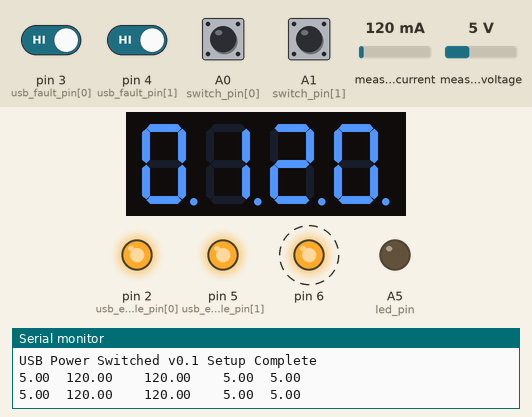
This sketch was run on a simulated Arduino Nano, built with avr-gcc and run on an emulated ATmega328P. Parts: 4-digit seven-segment display, output pins drawn as LEDs (lit = HIGH), the last lines printed to the serial monitor. Dashed ring = blinking. Inputs (shaded band) come from the test bench; at power-on: A0 (switch_pin[0]), A1 (switch_pin[1]), pin 3 (usb_fault_pin[0]), pin 4 (usb_fault_pin[1]) HIGH, measured current 120 mA, measured voltage 5 V. Pins used as bus, display or sensor lines are not drawn.

Above: at 5.9 s.
6.3 s: A0 (switch_pin[0]) pulled LOW for 1 s
At 7.9 s:
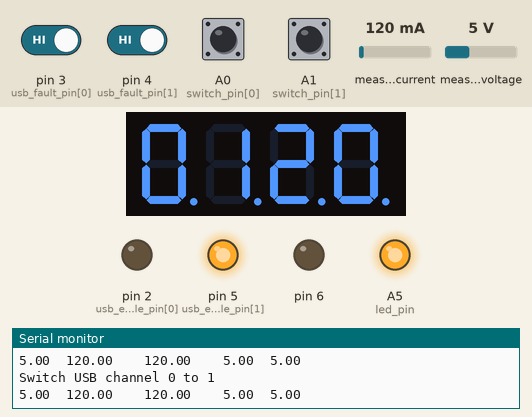
8.8 s: A1 (switch_pin[1]) pulled LOW for 1 s
At 11.0 s:
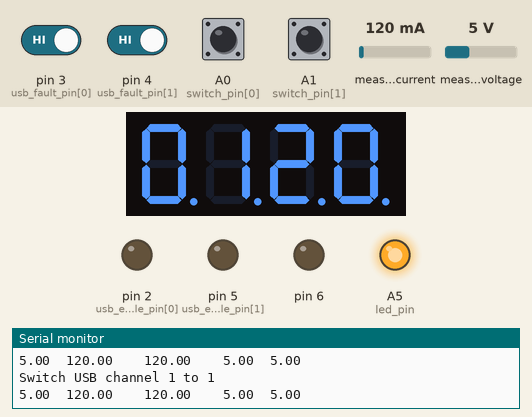
11.3 s: pin 3 (usb_fault_pin[0]) driven LOW
At 12.9 s:
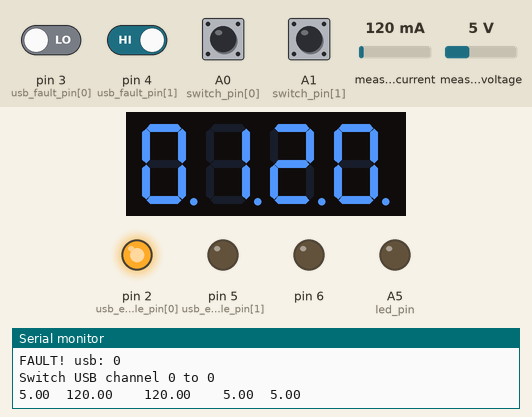
13.3 s: measured current set to 40 mA
At 14.8 s:
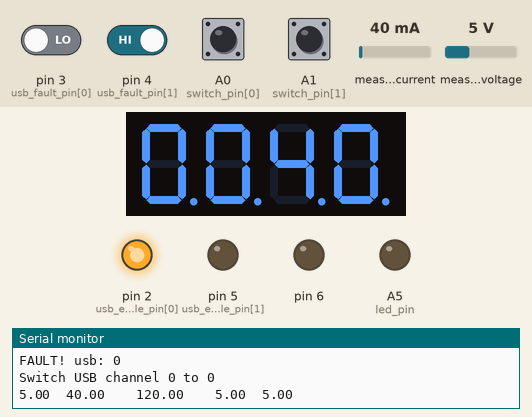
15.3 s: pin 4 (usb_fault_pin[1]) driven LOW
At 15.96 s:
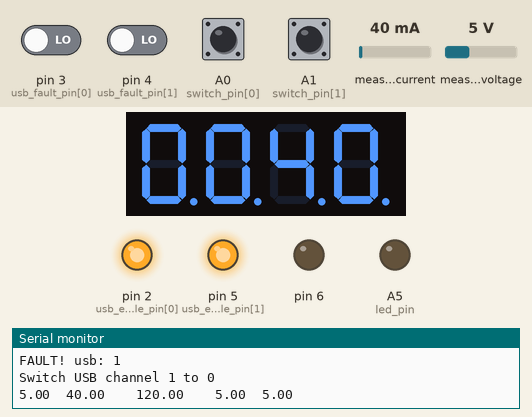
18.3 s: measured current set to 500 mA
At 18.77 s:
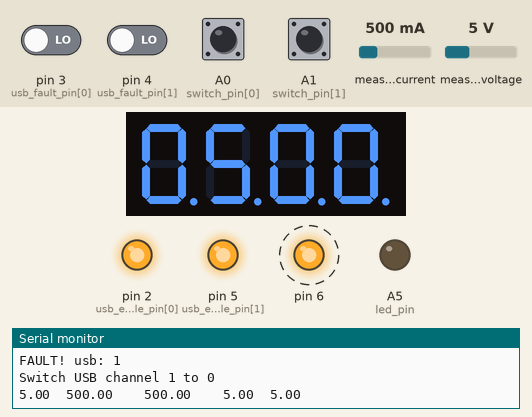
Timing chart, 0 to 20.8 s (numbered marks = the images above; inputs shaded):
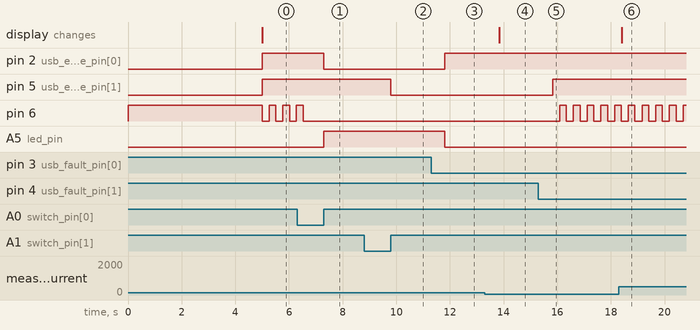

Measured:
- after the input at 6.3 s, pin 2 (usb_enable_pin[0]): HIGH → LOW after 1.0 s; pin 6: goes on until 6.5 s, then stays LOW; A5 (led_pin): LOW → HIGH after 1.0 s
- after the input at 8.8 s, pin 5 (usb_enable_pin[1]): HIGH → LOW after 1.0 s
- after the input at 11.3 s, pin 2 (usb_enable_pin[0]): LOW → HIGH after 0.51 s; A5 (led_pin): HIGH → LOW after 0.51 s
- after the input at 13.3 s, the display: changes after 0.53 s (image 4)
- after the input at 15.3 s, pin 5 (usb_enable_pin[1]): LOW → HIGH after 0.53 s; pin 6: alternates HIGH for 0.25 s and LOW for 0.26 s, starting after 0.79 s
- after the input at 18.3 s, the display: changes after 0.10 s (image 6)
- by itself, pin 6: alternates HIGH for 0.25 s and LOW for 0.26 s

The sketch:

UsbSwitcher.ino
```cpp
#include <Adafruit_LEDBackpack.h>

#include <Adafruit_GFX.h>
#include <Adafruit_SPITFT.h>
#include <Adafruit_SPITFT_Macros.h>
#include <gfxfont.h>

#include <Adafruit_INA219.h>

#define MAX_USB_PORTS 2

// LED 1: 0&1, LED 2, A5 & A6
int led_pin[MAX_USB_PORTS][2] = {{A5, A6},{0,1}};
int switch_pin[] = {A0, A1};

// Usb switch B channel -> pin 5 == USB1
int usb_enable_pin[] = {2, 5};
int usb_fault_pin[] = {3, 4};

Adafruit_INA219 ina219;

volatile bool has_usb_fault = false;

bool usb_port_state[] = {false, false};

float shuntvoltage = 0;
float busvoltage = 0;
float current_mA = 0;
float loadvoltage = 0;
float power_mW = 0;

float max_current_mA =0;
float max_busvoltage = 0;
float min_busvoltage = 20;

// --------------------
// Display - 7 Segment
Adafruit_7segment matrix = Adafruit_7segment();

void setup() {
  pinMode(6, OUTPUT);
  digitalWrite(6, HIGH);

  matrix.begin(0x70);

  //Initialize serial and wait for port to open:
  Serial.begin(115200);
  while (!Serial) {
    ; // wait for serial port to connect. Needed for native USB port only
  }

  // Give us a small delay to open the serial monitor...
  delay(5000);

  ina219.begin();

  // We want 5V (0r about) at 2A.
  //void setCalibration_32V_2A(void);
  //void setCalibration_32V_1A(void);
  //void setCalibration_16V_400mA(void);

  for (int channel=0; channel<MAX_USB_PORTS; channel++) {
    setupChannel(channel);
  }

  Serial.println("USB Power Switched v0.1 Setup Complete");
}

void setupChannel(int channel) {
  Serial.print("Setup channel");
  Serial.println(channel);
  // Setup the LEDs.
  pinMode(led_pin[channel][0], OUTPUT);
  pinMode(led_pin[channel][1], OUTPUT);
  digitalWrite(led_pin[channel][0], LOW);
  digitalWrite(led_pin[channel][1], LOW);

  // Setup the Switches
  pinMode(switch_pin[channel], INPUT_PULLUP);

  pinMode(usb_enable_pin[channel], OUTPUT);
  digitalWrite(usb_enable_pin[channel], HIGH);
  pinMode(usb_fault_pin[channel], INPUT);

  // NB: A0 (Button S1) doesn't support interrupts.
  //attachInterrupt(switch_pin[channel], switch_pressed, RISING);
  // USB Fault are active low.
  attachInterrupt(usb_fault_pin[channel], usb_fault, FALLING);
}

void loop() {

  digitalWrite(6, LOW);

  if (has_usb_fault) {
    Serial.println("USB Fault...");
    has_usb_fault = false;
  }

  for (int channel = 0; channel < MAX_USB_PORTS; channel++) {
    checkFault(channel);
    checkSwitchPressed(channel);
  }

  // Check the current.
  readCurrent();

  //matrix.print(12.34);

  int value = (int)current_mA;
  matrix.writeDigitNum(0, (value / 1000), true);
  matrix.writeDigitNum(1, (value / 100) % 10, true);
  matrix.drawColon(false);
  matrix.writeDigitNum(3, (value / 10) % 10, true);
  matrix.writeDigitNum(4, value % 10, true);


  //matrix.print(12.34);
  //matrix.drawColon(true);
  matrix.setBrightness(2);
  matrix.writeDisplay();
  //busvoltage = ina219.getBusVoltage_V();
  //current_mA = ina219.getCurrent_mA();

  //sevenSegmentLoop();

  doDelay();
}


void sevenSegmentLoop() {
  // try to print a number thats too long
  matrix.print(10000, DEC);
  matrix.writeDisplay();
  delay(500);

  // print a hex number
  matrix.print(0xBEEF, HEX);
  matrix.writeDisplay();

  delay(500);

  // print a floating point
  matrix.print(12.34);
  matrix.writeDisplay();
  delay(500);

  // print with print/println
  for (uint16_t counter = 0; counter < 9999; counter++) {
    matrix.println(counter);
    matrix.writeDisplay();
    delay(10);
  }

  // method #2 - draw each digit
  uint16_t blinkcounter = 0;
  boolean drawDots = false;
  for (uint16_t counter = 0; counter < 9999; counter ++) {
    matrix.writeDigitNum(0, (counter / 1000), drawDots);
    matrix.writeDigitNum(1, (counter / 100) % 10, drawDots);
    matrix.drawColon(drawDots);
    matrix.writeDigitNum(3, (counter / 10) % 10, drawDots);
    matrix.writeDigitNum(4, counter % 10, drawDots);

    blinkcounter+=50;
    if (blinkcounter < 500) {
      drawDots = false;
    } else if (blinkcounter < 1000) {
      drawDots = true;
    } else {
      blinkcounter = 0;
    }
    matrix.writeDisplay();
    delay(10);
  }
}

void doDelay() {
  if (hasPoweredPorts()) {
    delay(2000);
    return;
  }
  // Blinky only when in slow mode so we don't have to delay the
  // reads for the user to see the blinkyness.
  // No ports on, don't update so often.
  delay(250);
  digitalWrite(6, HIGH);
  delay(250);
}

bool hasPoweredPorts() {
  for (int channel = 0; channel < MAX_USB_PORTS; channel++) {
    if (usb_port_state[channel]) {
      return true;
    }
  }
  return false;
}


void checkSwitchPressed(int channel) {
  if (isSwitchPressed(channel)) {
    // Toggle the USB power
    setUsb(channel, !usb_port_state[channel]);
  }
}

bool isSwitchPressed(int channel) {
  // Switch is active low.

  // Debounce delay to ensure the switch is properly pressed.
  if (!digitalRead(switch_pin[channel])) {
    delay(100);
  }

  if (!digitalRead(switch_pin[channel])) {
    // Switch pressed.
    while (!digitalRead(switch_pin[channel])) {
      // wait for it to be released.
      //Serial.println("Release the switch!");
      delay(1);
    };
    return true;
  }
  return false;
}

void readCurrent() {

  shuntvoltage = ina219.getShuntVoltage_mV();
  busvoltage = ina219.getBusVoltage_V();
  current_mA = ina219.getCurrent_mA();
  //power_mW = ina219.getPower_mW();
  loadvoltage = busvoltage + (shuntvoltage / 1000);

  if (current_mA > max_current_mA) {
    max_current_mA = current_mA;
  }

  if (busvoltage > max_busvoltage) {
    max_busvoltage = busvoltage;
  }

  if (busvoltage < min_busvoltage) {
    min_busvoltage = busvoltage;
  }

  printPowerSkinny();
}

void printPowerWide() {
  Serial.print("Bus Voltage:\t");
  Serial.print(busvoltage);
  Serial.print(" V\t");

  Serial.print("Current:    \t");
  Serial.print(current_mA);
  Serial.print(" mA\t");

  Serial.print("Max Current:\t");
  Serial.print(max_current_mA);
  Serial.print(" mA\t");

  Serial.print("Min Voltage:\t");
  Serial.print(min_busvoltage);
  Serial.print(" V\t");

  Serial.print("Max Voltage:\t");
  Serial.print(max_busvoltage);
  Serial.print(" V\t");

  Serial.println();
}

void printPowerSkinny() {
  Serial.print(busvoltage);
  Serial.print("\t");

  Serial.print(current_mA);
  Serial.print("\t\t");

  Serial.print(max_current_mA);
  Serial.print("\t\t");

  Serial.print(min_busvoltage);
  Serial.print("\t");

  Serial.print(max_busvoltage);
  Serial.print("\t");

  Serial.println();
}

void checkFault(int channel) {
  if (!digitalRead(usb_fault_pin[channel])) {
    Serial.print("FAULT! usb: ");
    Serial.println(channel);

    // Switch off the USB channel.
    setUsb(channel, false);

    // Make the LEDs red.
    SetLeds(channel, true, false);
  }
}

void setUsb(int channel, bool on) {
  Serial.print("Switch USB channel ");
  Serial.print(channel);
  Serial.print(" to ");
  Serial.println(on);

  if (on) {
    resetStats();
    SetLeds(channel, on, true);
    digitalWrite(usb_enable_pin[channel], LOW);
  } else {
    SetLeds(channel, on, true);
    digitalWrite(usb_enable_pin[channel], HIGH);
  }

  usb_port_state[channel] = on;
}

void SetLeds(int channel, bool on, bool green) {
  if (!on) {
    digitalWrite(led_pin[channel][0], LOW);
    digitalWrite(led_pin[channel][1], LOW);
    return;
  }

  if (green) {
    digitalWrite(led_pin[channel][0], HIGH);
    digitalWrite(led_pin[channel][1], LOW);
  } else {
    digitalWrite(led_pin[channel][0], LOW);
    digitalWrite(led_pin[channel][1], HIGH);
  }
}

void resetStats() {
  max_current_mA =0;
  max_busvoltage = 0;
  min_busvoltage = 20;
}

// ============================================
// ISR
// ============================================
void usb_fault() {
  has_usb_fault = true;
}
```
